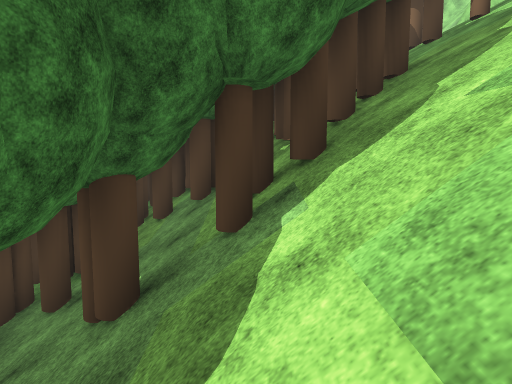
view 1 (above)

24 first-person views from a walk through a scene from a Unity 3-D project. The camera is 1.4 m above the floor, tilts 6° down and sees 70° across. The floor is counted in squares, 2 m on a side. Each view is taken from the middle of a square. On the plan, view 1 faces up. The plan holds only what a view shows up to about 11 squares ahead; the rest is blank. The place goes on beyond the plan. Some trees and plants on the terrain are drawn as simple stand-ins. Some animated figures are left out. Some surface patterns are stand-ins.

view 2
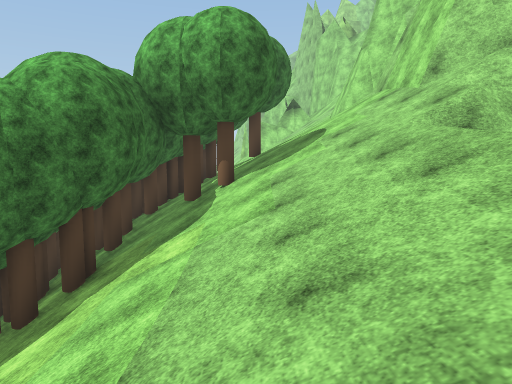

view 3
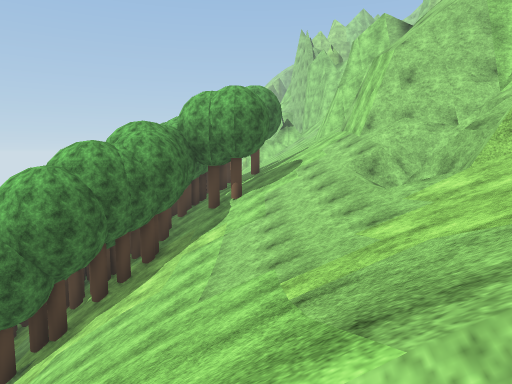

view 4
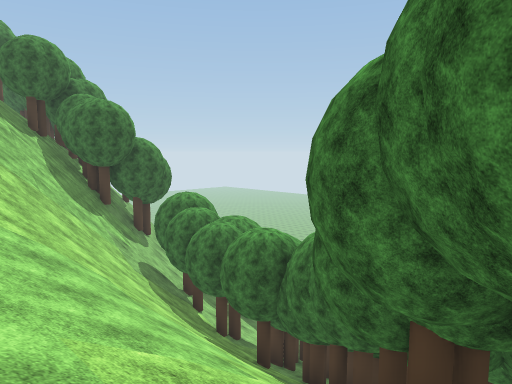

view 5
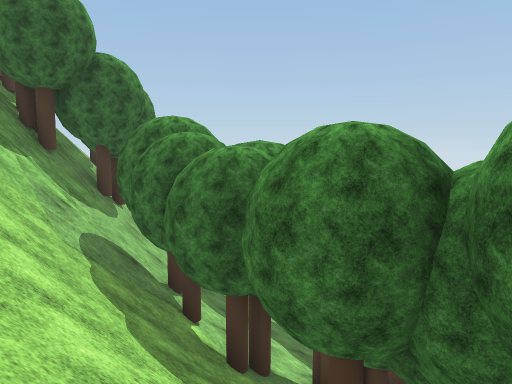

view 6
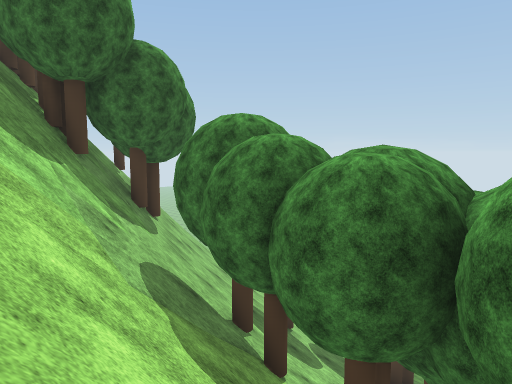

view 7
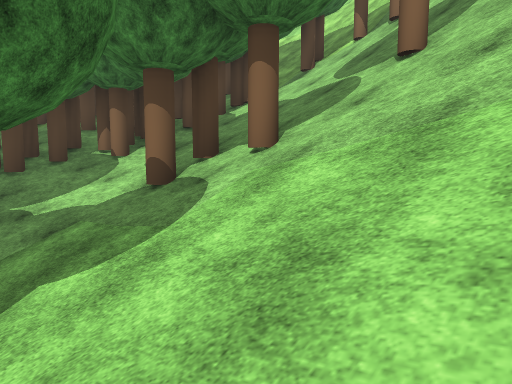

view 8
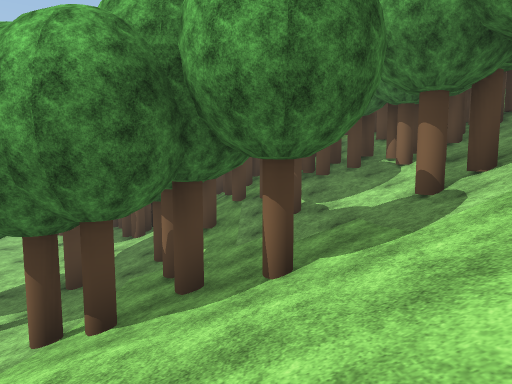

view 9
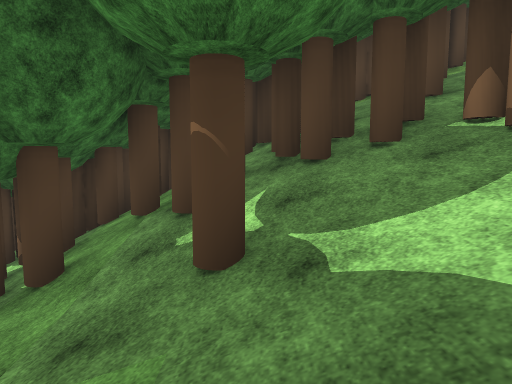

view 10
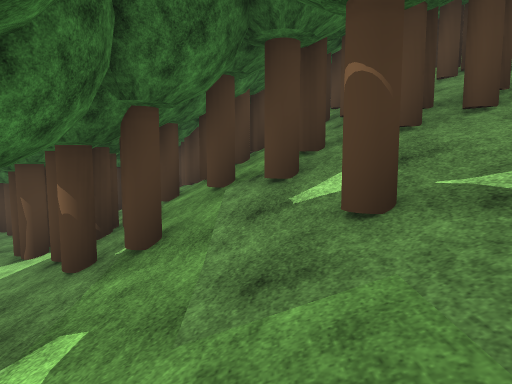

view 11
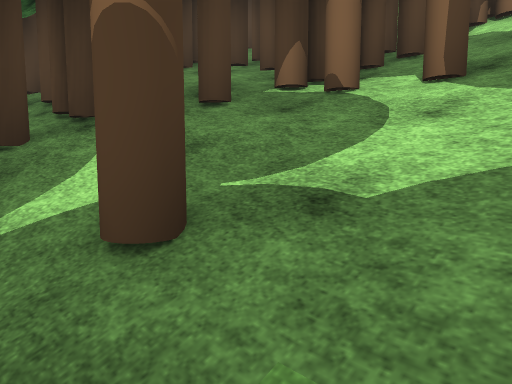

view 12
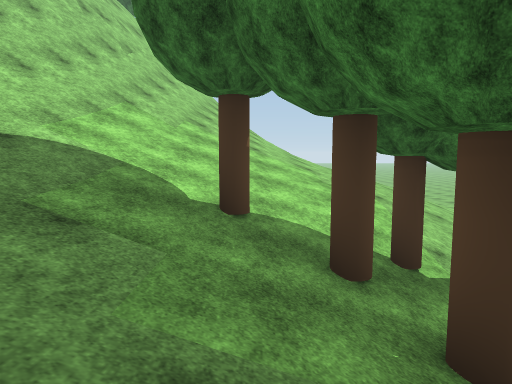

view 13
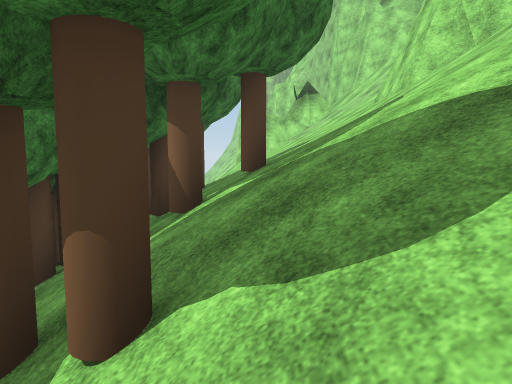

view 14
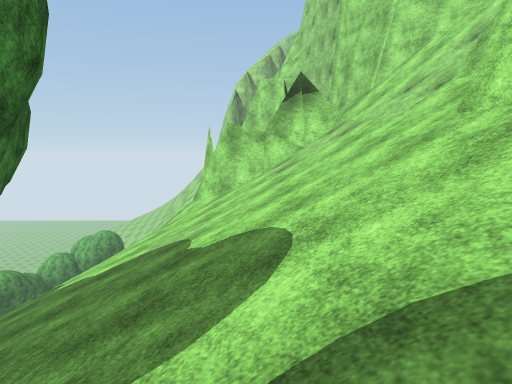

view 15
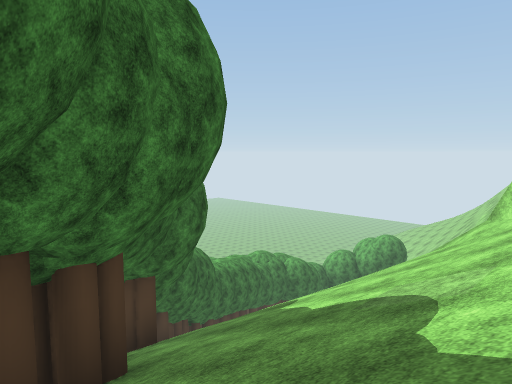

view 16
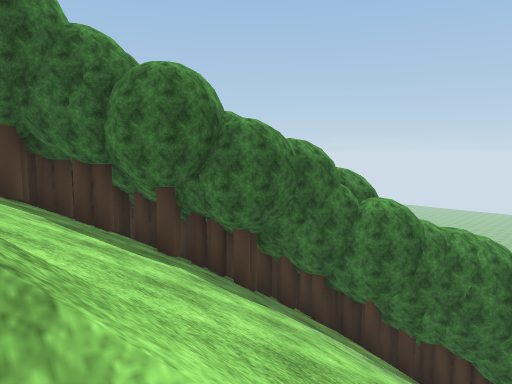

view 17
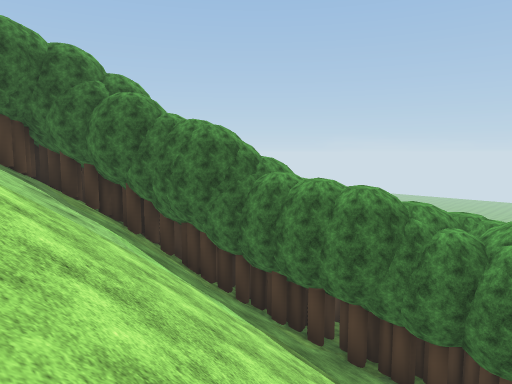

view 18
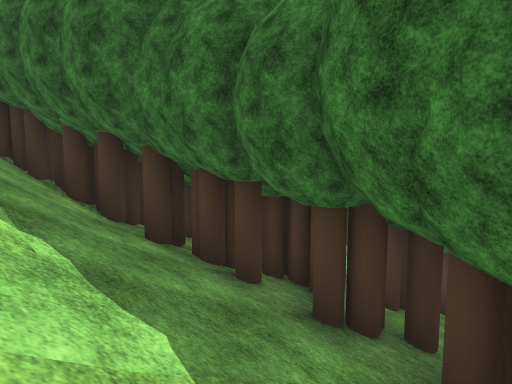

view 19
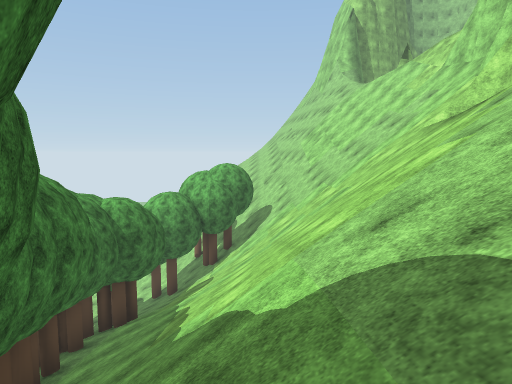

view 20
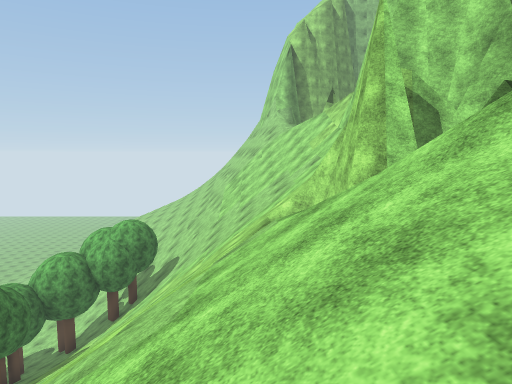

view 21
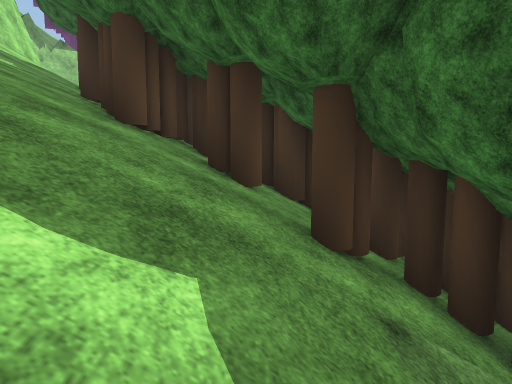

view 22
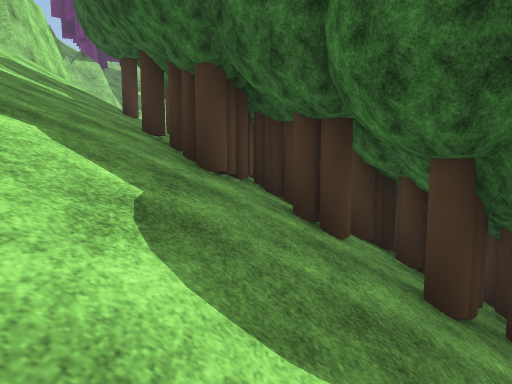

view 23
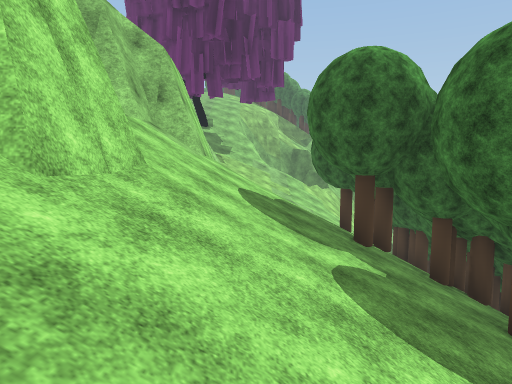

view 24
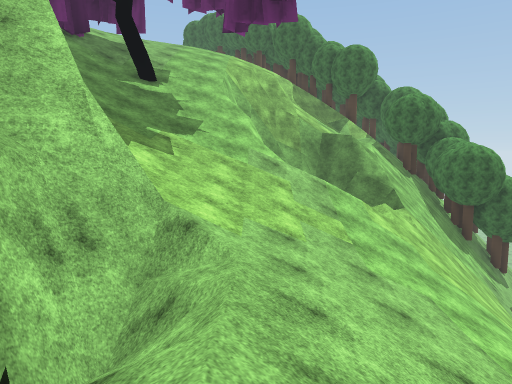

### Floor plan
Key: @ floor where view 1 was taken; # wall or solid block; . main floor; : floor 4.75 m higher than the main floor; + floor 9.5 m higher than the main floor; * floor 11.25 m higher than the main floor; % floor 12 m higher than the main floor; & floor 13.5 m higher than the main floor; / step, stairs or slope; = window, fence, low wall or low ledge; v drop or lower ground; T tree; O other object.
Columns run from 14 left of view 1 to 11 right of it. Each row starts with its distance up from view 1.
 29         TT/////////#
 28        TT////////v####
 27      TTTT//////// ##v#
 26       OTT//////// # v#
 25        TT//////// vv
 24        TT////////
 23        OTT/////////     #
 22        TOT/////////####=##
 21          T/////////####//#
 20         TTT//////////////=
 19           TT/////////////
 18           OTTT/////////##
 17           OOTTT////////##
 16             TTTT//////##
 15              TTTTT////##
 14               TTTOT////##
 13                 TO//////#
 12                OT///////
 11                 TTTT///##
 10               OT//T///##
  9               TTT/////##
  8             T TO//T///##
  7           T T TTT//////#
  6  O        TT TTTT//////##
  5  T         TO%&TT/////=v#
  4   TO   O   T*%T///////###
  3  OO O TOO T+TTT///////=#
  2 TTTOTOTTT   T/////////=#
  1 TTTTTT:T  T T//////////#
  0 /TTTTTTT  TTT/@/////////
 -1 /TTT/TTTOTTTT////////////
 -2 ./////T/TTTT//////////////
 -3 TT//T//T//TT//////////////
 -4 ..T////////T//////////////
 -5 ./T///T////T//#v/     //#/
 -6 /T/T//T//////####
 -7 ////////T///#####
 -8 ///////////##
 -9 //////////T#
-10 //////////##

Where each view was taken, in squares from view 1:
view 1: 0 up, 0 right, facing up
view 2: 0 up, 5 right, facing up
view 3: 4 down, 5 right, facing up
view 4: 5 up, 4 right, facing down-left
view 5: 1 up, 1 right, facing down-left
view 6: 1 down, 1 right, facing down-left
view 7: 9 down, 11 left, facing up-right
view 8: 10 down, 11 left, facing up
view 9: 5 down, 10 left, facing up
view 10: 5 down, 11 left, facing up
view 11: 4 down, 11 left, facing up-right
view 12: 2 down, 11 left, facing down
view 13: 6 up, 5 right, facing up
view 14: 12 up, 6 right, facing up
view 15: 14 up, 6 right, facing up-left
view 16: 23 up, 4 right, facing down-left
view 17: 28 up, 1 right, facing down-left
view 18: 29 up, 3 left, facing down-left
view 19: 19 up, 2 left, facing up
view 20: 19 up, 2 right, facing up
view 21: 20 up, 1 right, facing down
view 22: 20 up, 2 right, facing down
view 23: 18 up, 7 right, facing down
view 24: 6 up, 7 right, facing down
